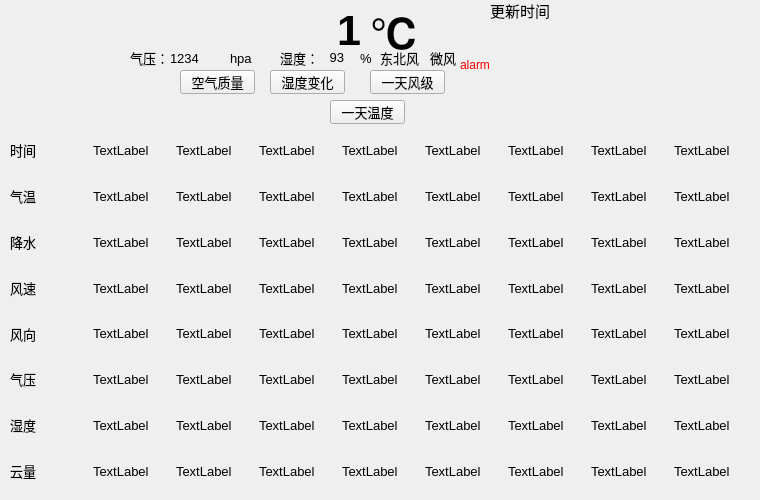
    <widget class="QWidget" name="page_1">
     <property name="font">
      <font>
       <pointsize>10</pointsize>
      </font>
     </property>
     <property name="autoFillBackground">
      <bool>false</bool>
     </property>
     <widget class="QLabel" name="tem_now">
      <property name="geometry">
       <rect>
        <x>210</x>
        <y>0</y>
        <width>151</width>
        <height>61</height>
       </rect>
      </property>
      <property name="minimumSize">
       <size>
        <width>2</width>
        <height>0</height>
       </size>
      </property>
      <property name="font">
       <font>
        <pointsize>32</pointsize>
       </font>
      </property>
      <property name="text">
       <string>&lt;html&gt;&lt;head/&gt;&lt;body&gt;&lt;p align=&quot;right&quot;&gt;&lt;span style=&quot; font-weight:700;&quot;&gt;1&lt;/span&gt;&lt;/p&gt;&lt;/body&gt;&lt;/html&gt;</string>
      </property>
      <property name="alignment">
       <set>Qt::AlignRight|Qt::AlignTrailing|Qt::AlignVCenter</set>
      </property>
     </widget>
     <widget class="QLabel" name="update_time">
      <property name="geometry">
       <rect>
        <x>490</x>
        <y>0</y>
        <width>251</width>
        <height>21</height>
       </rect>
      </property>
      <property name="font">
       <font>
        <pointsize>11</pointsize>
       </font>
      </property>
      <property name="text">
       <string>更新时间</string>
      </property>
     </widget>
     <widget class="QLabel" name="label_2">
      <property name="geometry">
       <rect>
        <x>130</x>
        <y>50</y>
        <width>41</width>
        <height>16</height>
       </rect>
      </property>
      <property name="text">
       <string>气压：</string>
      </property>
     </widget>
     <widget class="QLabel" name="HPA">
      <property name="geometry">
       <rect>
        <x>170</x>
        <y>50</y>
        <width>61</width>
        <height>16</height>
       </rect>
      </property>
      <property name="text">
       <string>1234</string>
      </property>
     </widget>
     <widget class="QLabel" name="label_4">
      <property name="geometry">
       <rect>
        <x>230</x>
        <y>50</y>
        <width>41</width>
        <height>16</height>
       </rect>
      </property>
      <property name="text">
       <string>hpa</string>
      </property>
     </widget>
     <widget class="QLabel" name="label_3">
      <property name="geometry">
       <rect>
        <x>280</x>
        <y>50</y>
        <width>54</width>
        <height>16</height>
       </rect>
      </property>
      <property name="text">
       <string>湿度：</string>
      </property>
     </widget>
     <widget class="QLabel" name="HUM">
      <property name="geometry">
       <rect>
        <x>290</x>
        <y>50</y>
        <width>54</width>
        <height>16</height>
       </rect>
      </property>
      <property name="text">
       <string>&lt;html&gt;&lt;head/&gt;&lt;body&gt;&lt;p align=&quot;right&quot;&gt;93&lt;/p&gt;&lt;/body&gt;&lt;/html&gt;</string>
      </property>
      <property name="alignment">
       <set>Qt::AlignRight|Qt::AlignTrailing|Qt::AlignVCenter</set>
      </property>
     </widget>
     <widget class="QLabel" name="label_6">
      <property name="geometry">
       <rect>
        <x>360</x>
        <y>50</y>
        <width>21</width>
        <height>16</height>
       </rect>
      </property>
      <property name="text">
       <string>%</string>
      </property>
     </widget>
     <widget class="QLabel" name="windDirection">
      <property name="geometry">
       <rect>
        <x>380</x>
        <y>50</y>
        <width>54</width>
        <height>16</height>
       </rect>
      </property>
      <property name="text">
       <string>东北风</string>
      </property>
     </widget>
     <widget class="QLabel" name="windScale">
      <property name="geometry">
       <rect>
        <x>430</x>
        <y>50</y>
        <width>54</width>
        <height>16</height>
       </rect>
      </property>
      <property name="text">
       <string>微风</string>
      </property>
     </widget>
     <widget class="QWidget" name="gridLayoutWidget">
      <property name="geometry">
       <rect>
        <x>10</x>
        <y>130</y>
        <width>741</width>
        <height>361</height>
       </rect>
      </property>
      <layout class="QGridLayout" name="next_24">
       <property name="topMargin">
        <number>0</number>
       </property>
       <item row="0" column="7">
        <widget class="QLabel" name="l17">
         <property name="text">
          <string>TextLabel</string>
         </property>
        </widget>
       </item>
       <item row="4" column="0">
        <widget class="QLabel" name="direct">
         <property name="text">
          <string>风向</string>
         </property>
        </widget>
       </item>
       <item row="7" column="6">
        <widget class="QLabel" name="l86">
         <property name="text">
          <string>TextLabel</string>
         </property>
        </widget>
       </item>
       <item row="4" column="5">
        <widget class="QLabel" name="l55">
         <property name="text">
          <string>TextLabel</string>
         </property>
        </widget>
       </item>
       <item row="1" column="8">
        <widget class="QLabel" name="l28">
         <property name="text">
          <string>TextLabel</string>
         </property>
        </widget>
       </item>
       <item row="2" column="0">
        <widget class="QLabel" name="rain">
         <property name="text">
          <string>降水</string>
         </property>
        </widget>
       </item>
       <item row="4" column="6">
        <widget class="QLabel" name="l56">
         <property name="text">
          <string>TextLabel</string>
         </property>
        </widget>
       </item>
       <item row="7" column="4">
        <widget class="QLabel" name="l84">
         <property name="text">
          <string>TextLabel</string>
         </property>
        </widget>
       </item>
       <item row="3" column="7">
        <widget class="QLabel" name="l47">
         <property name="text">
          <string>TextLabel</string>
         </property>
        </widget>
       </item>
       <item row="1" column="4">
        <widget class="QLabel" name="l24">
         <property name="text">
          <string>TextLabel</string>
         </property>
        </widget>
       </item>
       <item row="3" column="6">
        <widget class="QLabel" name="l46">
         <property name="text">
          <string>TextLabel</string>
         </property>
        </widget>
       </item>
       <item row="3" column="2">
        <widget class="QLabel" name="l42">
         <property name="text">
          <string>TextLabel</string>
         </property>
        </widget>
       </item>
       <item row="4" column="1">
        <widget class="QLabel" name="l51">
         <property name="text">
          <string>TextLabel</string>
         </property>
        </widget>
       </item>
       <item row="5" column="1">
        <widget class="QLabel" name="l61">
         <property name="text">
          <string>TextLabel</string>
         </property>
        </widget>
       </item>
       <item row="7" column="0">
        <widget class="QLabel" name="cloud">
         <property name="text">
          <string>云量</string>
         </property>
        </widget>
       </item>
       <item row="1" column="5">
        <widget class="QLabel" name="l25">
         <property name="text">
          <string>TextLabel</string>
         </property>
        </widget>
       </item>
       <item row="5" column="0">
        <widget class="QLabel" name="pressure">
         <property name="text">
          <string>气压</string>
         </property>
        </widget>
       </item>
       <item row="3" column="8">
        <widget class="QLabel" name="l48">
         <property name="text">
          <string>TextLabel</string>
         </property>
        </widget>
       </item>
       <item row="5" column="4">
        <widget class="QLabel" name="l64">
         <property name="text">
          <string>TextLabel</string>
         </property>
        </widget>
       </item>
       <item row="5" column="7">
        <widget class="QLabel" name="l67">
         <property name="text">
          <string>TextLabel</string>
         </property>
        </widget>
       </item>
       <item row="3" column="5">
        <widget class="QLabel" name="l45">
         <property name="text">
          <string>TextLabel</string>
         </property>
        </widget>
       </item>
       <item row="3" column="1">
        <widget class="QLabel" name="l41">
         <property name="text">
          <string>TextLabel</string>
         </property>
        </widget>
       </item>
       <item row="4" column="2">
        <widget class="QLabel" name="l52">
         <property name="text">
          <string>TextLabel</string>
         </property>
        </widget>
       </item>
       <item row="4" column="4">
        <widget class="QLabel" name="l54">
         <property name="text">
          <string>TextLabel</string>
         </property>
        </widget>
       </item>
       <item row="7" column="7">
        <widget class="QLabel" name="l87">
         <property name="text">
          <string>TextLabel</string>
         </property>
        </widget>
       </item>
       <item row="2" column="8">
        <widget class="QLabel" name="l38">
         <property name="text">
          <string>TextLabel</string>
         </property>
        </widget>
       </item>
       <item row="6" column="0">
        <widget class="QLabel" name="hum">
         <property name="text">
          <string>湿度</string>
         </property>
        </widget>
       </item>
       <item row="5" column="8">
        <widget class="QLabel" name="l68">
         <property name="text">
          <string>TextLabel</string>
         </property>
        </widget>
       </item>
       <item row="0" column="0">
        <widget class="QLabel" name="time">
         <property name="text">
          <string>时间</string>
         </property>
        </widget>
       </item>
       <item row="5" column="2">
        <widget class="QLabel" name="l62">
         <property name="text">
          <string>TextLabel</string>
         </property>
        </widget>
       </item>
       <item row="4" column="8">
        <widget class="QLabel" name="l58">
         <property name="text">
          <string>TextLabel</string>
         </property>
        </widget>
       </item>
       <item row="0" column="2">
        <widget class="QLabel" name="l12">
         <property name="text">
          <string>TextLabel</string>
         </property>
        </widget>
       </item>
       <item row="6" column="7">
        <widget class="QLabel" name="l77">
         <property name="text">
          <string>TextLabel</string>
         </property>
        </widget>
       </item>
       <item row="2" column="7">
        <widget class="QLabel" name="l37">
         <property name="text">
          <string>TextLabel</string>
         </property>
        </widget>
       </item>
       <item row="2" column="3">
        <widget class="QLabel" name="l33">
         <property name="text">
          <string>TextLabel</string>
         </property>
        </widget>
       </item>
       <item row="5" column="5">
        <widget class="QLabel" name="l65">
         <property name="text">
          <string>TextLabel</string>
         </property>
        </widget>
       </item>
       <item row="7" column="2">
        <widget class="QLabel" name="l82">
         <property name="text">
          <string>TextLabel</string>
         </property>
        </widget>
       </item>
       <item row="3" column="0">
        <widget class="QLabel" name="speed">
         <property name="text">
          <string>风速</string>
         </property>
        </widget>
       </item>
       <item row="1" column="0">
        <widget class="QLabel" name="temp">
         <property name="text">
          <string>气温</string>
         </property>
        </widget>
       </item>
       <item row="3" column="4">
        <widget class="QLabel" name="l44">
         <property name="text">
          <string>TextLabel</string>
         </property>
        </widget>
       </item>
       <item row="7" column="8">
        <widget class="QLabel" name="l88">
         <property name="text">
          <string>TextLabel</string>
         </property>
        </widget>
       </item>
       <item row="7" column="3">
        <widget class="QLabel" name="l83">
         <property name="text">
          <string>TextLabel</string>
         </property>
        </widget>
       </item>
       <item row="2" column="6">
        <widget class="QLabel" name="l36">
         <property name="text">
          <string>TextLabel</string>
         </property>
        </widget>
       </item>
       <item row="1" column="3">
        <widget class="QLabel" name="l23">
         <property name="text">
          <string>TextLabel</string>
         </property>
        </widget>
       </item>
       <item row="0" column="4">
        <widget class="QLabel" name="l14">
         <property name="text">
          <string>TextLabel</string>
         </property>
        </widget>
       </item>
       <item row="6" column="1">
        <widget class="QLabel" name="l71">
         <property name="text">
          <string>TextLabel</string>
         </property>
        </widget>
       </item>
       <item row="3" column="3">
        <widget class="QLabel" name="l43">
         <property name="text">
          <string>TextLabel</string>
         </property>
        </widget>
       </item>
       <item row="1" column="6">
        <widget class="QLabel" name="l26">
         <property name="text">
          <string>TextLabel</string>
         </property>
        </widget>
       </item>
       <item row="0" column="3">
        <widget class="QLabel" name="l13">
         <property name="text">
          <string>TextLabel</string>
         </property>
        </widget>
       </item>
       <item row="2" column="5">
        <widget class="QLabel" name="l35">
         <property name="text">
          <string>TextLabel</string>
         </property>
        </widget>
       </item>
       <item row="0" column="1">
        <widget class="QLabel" name="l11">
         <property name="text">
          <string>TextLabel</string>
         </property>
        </widget>
       </item>
       <item row="6" column="2">
        <widget class="QLabel" name="l72">
         <property name="text">
          <string>TextLabel</string>
         </property>
        </widget>
       </item>
       <item row="6" column="3">
        <widget class="QLabel" name="l73">
         <property name="text">
          <string>TextLabel</string>
         </property>
        </widget>
       </item>
       <item row="5" column="3">
        <widget class="QLabel" name="l63">
         <property name="text">
          <string>TextLabel</string>
         </property>
        </widget>
       </item>
       <item row="6" column="5">
        <widget class="QLabel" name="l75">
         <property name="text">
          <string>TextLabel</string>
         </property>
        </widget>
       </item>
       <item row="1" column="1">
        <widget class="QLabel" name="l21">
         <property name="text">
          <string>TextLabel</string>
         </property>
        </widget>
       </item>
       <item row="6" column="8">
        <widget class="QLabel" name="l78">
         <property name="text">
          <string>TextLabel</string>
         </property>
        </widget>
       </item>
       <item row="2" column="1">
        <widget class="QLabel" name="l31">
         <property name="text">
          <string>TextLabel</string>
         </property>
        </widget>
       </item>
       <item row="6" column="6">
        <widget class="QLabel" name="l76">
         <property name="text">
          <string>TextLabel</string>
         </property>
        </widget>
       </item>
       <item row="1" column="2">
        <widget class="QLabel" name="l22">
         <property name="text">
          <string>TextLabel</string>
         </property>
        </widget>
       </item>
       <item row="4" column="3">
        <widget class="QLabel" name="l53">
         <property name="text">
          <string>TextLabel</string>
         </property>
        </widget>
       </item>
       <item row="2" column="2">
        <widget class="QLabel" name="l32">
         <property name="text">
          <string>TextLabel</string>
         </property>
        </widget>
       </item>
       <item row="0" column="6">
        <widget class="QLabel" name="l16">
         <property name="text">
          <string>TextLabel</string>
         </property>
        </widget>
       </item>
       <item row="4" column="7">
        <widget class="QLabel" name="l57">
         <property name="text">
          <string>TextLabel</string>
         </property>
        </widget>
       </item>
       <item row="1" column="7">
        <widget class="QLabel" name="l27">
         <property name="text">
          <string>TextLabel</string>
         </property>
        </widget>
       </item>
       <item row="7" column="5">
        <widget class="QLabel" name="l85">
         <property name="text">
          <string>TextLabel</string>
         </property>
        </widget>
       </item>
       <item row="5" column="6">
        <widget class="QLabel" name="l66">
         <property name="text">
          <string>TextLabel</string>
         </property>
        </widget>
       </item>
       <item row="7" column="1">
        <widget class="QLabel" name="l81">
         <property name="text">
          <string>TextLabel</string>
         </property>
        </widget>
       </item>
       <item row="6" column="4">
        <widget class="QLabel" name="l74">
         <property name="text">
          <string>TextLabel</string>
         </property>
        </widget>
       </item>
       <item row="0" column="5">
        <widget class="QLabel" name="l15">
         <property name="text">
          <string>TextLabel</string>
         </property>
        </widget>
       </item>
       <item row="2" column="4">
        <widget class="QLabel" name="l34">
         <property name="text">
          <string>TextLabel</string>
         </property>
        </widget>
       </item>
       <item row="0" column="8">
        <widget class="QLabel" name="l18">
         <property name="text">
          <string>TextLabel</string>
         </property>
        </widget>
       </item>
      </layout>
     </widget>
     <widget class="QLabel" name="alarm">
      <property name="geometry">
       <rect>
        <x>460</x>
        <y>20</y>
        <width>191</width>
        <height>91</height>
       </rect>
      </property>
      <property name="minimumSize">
       <size>
        <width>15</width>
        <height>8</height>
       </size>
      </property>
      <property name="sizeIncrement">
       <size>
        <width>32</width>
        <height>170</height>
       </size>
      </property>
      <property name="baseSize">
       <size>
        <width>153</width>
        <height>108</height>
       </size>
      </property>
      <property name="palette">
       <palette>
        <active>
         <colorrole role="WindowText">
          <brush brushstyle="SolidPattern">
           <color alpha="255">
            <red>255</red>
            <green>0</green>
            <blue>0</blue>
           </color>
          </brush>
         </colorrole>
        </active>
        <inactive>
         <colorrole role="WindowText">
          <brush brushstyle="SolidPattern">
           <color alpha="255">
            <red>255</red>
            <green>0</green>
            <blue>0</blue>
           </color>
          </brush>
         </colorrole>
        </inactive>
        <disabled/>
       </palette>
      </property>
      <property name="font">
       <font>
        <pointsize>10</pointsize>
       </font>
      </property>
      <property name="text">
       <string>&lt;!DOCTYPE HTML PUBLIC &quot;-//W3C//DTD HTML 4.0//EN&quot; &quot;http://www.w3.org/TR/REC-html40/strict.dtd&quot;&gt;
&lt;html&gt;&lt;head&gt;&lt;meta name=&quot;qrichtext&quot; content=&quot;1&quot; /&gt;&lt;meta charset=&quot;utf-8&quot; /&gt;&lt;style type=&quot;text/css&quot;&gt;
p, li { white-space: pre-wrap; }
hr { height: 1px; border-width: 0; }
li.unchecked::marker { content: &quot;\2610&quot;; }
li.checked::marker { content: &quot;\2612&quot;; }
&lt;/style&gt;&lt;/head&gt;&lt;body style=&quot; font-family:'Microsoft YaHei UI'; font-size:9pt; font-weight:400; font-style:normal;&quot;&gt;
&lt;p style=&quot; margin-top:0px; margin-bottom:0px; margin-left:0px; margin-right:0px; -qt-block-indent:0; text-indent:0px;&quot;&gt;&lt;span style=&quot; color:#ff0000;&quot;&gt;alarm&lt;/span&gt;&lt;/p&gt;&lt;/body&gt;&lt;/html&gt;</string>
      </property>
      <property name="wordWrap">
       <bool>true</bool>
      </property>
     </widget>
     <widget class="QLabel" name="label_13">
      <property name="geometry">
       <rect>
        <x>370</x>
        <y>0</y>
        <width>91</width>
        <height>61</height>
       </rect>
      </property>
      <property name="font">
       <font>
        <pointsize>32</pointsize>
       </font>
      </property>
      <property name="text">
       <string>&lt;html&gt;&lt;head/&gt;&lt;body&gt;&lt;p&gt;&lt;span style=&quot; font-weight:700;&quot;&gt;℃&lt;/span&gt;&lt;/p&gt;&lt;/body&gt;&lt;/html&gt;</string>
      </property>
     </widget>
     <widget class="QPushButton" name="hum_1">
      <property name="geometry">
       <rect>
        <x>270</x>
        <y>70</y>
        <width>75</width>
        <height>24</height>
       </rect>
      </property>
      <property name="text">
       <string>湿度变化</string>
      </property>
     </widget>
     <widget class="QPushButton" name="wind_1">
      <property name="geometry">
       <rect>
        <x>370</x>
        <y>70</y>
        <width>75</width>
        <height>24</height>
       </rect>
      </property>
      <property name="text">
       <string>一天风级</string>
      </property>
     </widget>
     <widget class="QPushButton" name="temp_1">
      <property name="geometry">
       <rect>
        <x>330</x>
        <y>100</y>
        <width>75</width>
        <height>24</height>
       </rect>
      </property>
      <property name="text">
       <string>一天温度</string>
      </property>
     </widget>
     <widget class="QPushButton" name="air_1">
      <property name="geometry">
       <rect>
        <x>180</x>
        <y>70</y>
        <width>75</width>
        <height>24</height>
       </rect>
      </property>
      <property name="text">
       <string>空气质量</string>
      </property>
     </widget>
    </widget>
